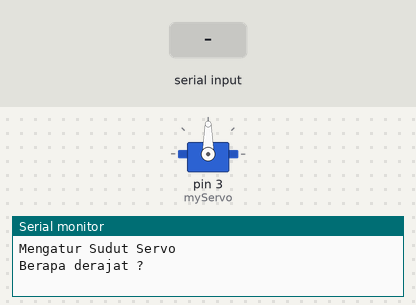
Recording of a sketch running on a simulated Arduino Uno, built with avr-gcc and run on an emulated ATmega328P. Shown: servo, the last lines printed to the serial monitor. The inputs (shaded band) are chosen by the test bench.

Above: at 1.2 s.
1.3 s: "30,150\n" received over Serial
At 3.2 s:
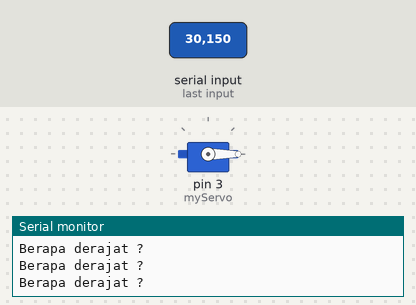
3.8 s: "90,45\n" received over Serial
At 4.3 s:
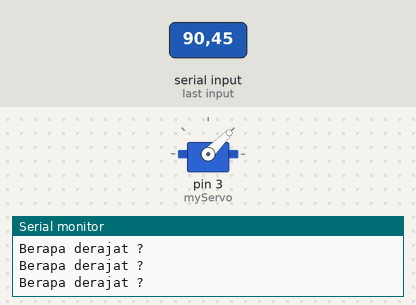
6.3 s: "200\n" received over Serial
At 7.1 s:
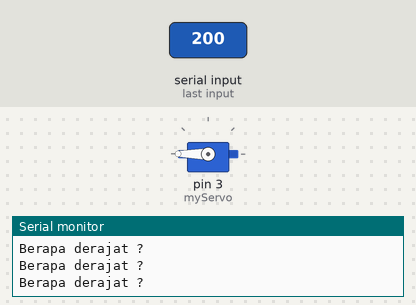
Timing chart, 0 to 9.3 s (numbered marks = the images above; inputs shaded):
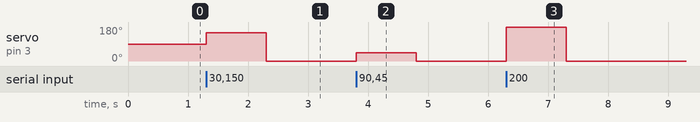

The sketch:

Operate_Servo.ino
```cpp
#include <Servo.h>
Servo myServo;
int rotate = 0;

void setup() {
  // put your setup code here, to run once:

  Serial.begin (9600);
  myServo.attach (3);
  Serial.println ("Mengatur Sudut Servo\n");

}

void loop() {
  // put your main code here, to run repeatedly:

  Serial.print ("\nBerapa derajat ? ");
  while (Serial.available () == 0);
  rotate = Serial.parseInt ();

  myServo.write (rotate);

}
```

Measured:
- after the input at 1.3 s, servo on pin 3 (myServo): 90° → 150° at once, → 0° 1.0 s later
- after the input at 3.8 s, servo on pin 3 (myServo): 0° → 45° at once, → 0° 1.0 s later
- after the input at 6.3 s, servo on pin 3 (myServo): 0° → 180° at once, → 0° 1.0 s later
